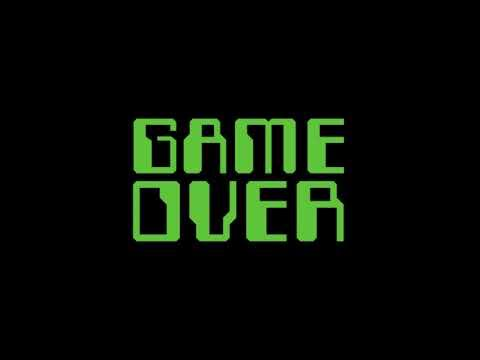
#> input picture VGA Lab 5/gameOver.jpg, 480 x 360 px
$ python imageToGlyphs.py gameOver.jpg out.png
#> lines starting #> are read from the running program, lines starting #| are printed output that depends on the picture; after the words box and inside, x2 and y2 are one past the last pixel; in counts of white or black regions, pixels touching at a corner belong together
#!/usr/bin/env python3
from PIL import Image
import sys

def imageToGlyphs(image_path, output_file="font8x8.hex"):
    # Open the image
#> called with image_path = 'gameOver.jpg', output_file = 'out.png'
    img = Image.open(image_path).convert("L")  # convert to grayscale
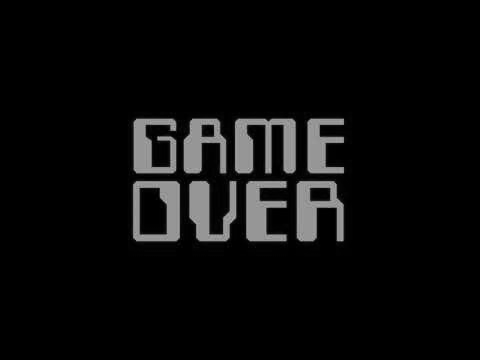
#> img: PIL image 480x360 L; min 0, max 180, mean 11.5
    width, height = img.size
#> width = 480; height = 360

    # Ensure width and height are multiples of 8
    if width % 8 != 0 or height % 8 != 0:
        print(f"Image size ({width}x{height}) is not divisible by 8. Resizing...")
        new_width = (width // 8) * 8
        new_height = (height // 8) * 8
        img = img.resize((new_width, new_height), Image.NEAREST)
        width, height = img.size

    # Convert image to 1-bit (black & white)
    img = img.point(lambda p: 0 if p < 128 else 1, mode="1")
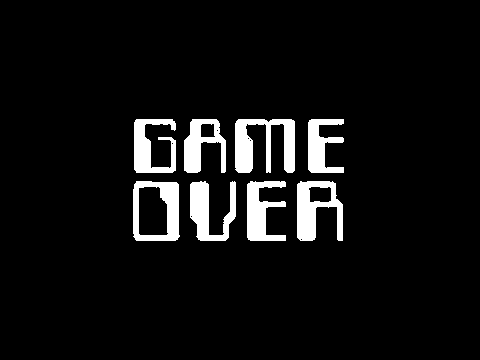
#> img: PIL image 480x360 1; 6.6% white; 8 white regions, largest, box (x1, y1, x2, y2) and area: (235, 119, 295, 173) 1859, (297, 181, 343, 241) 1577, (133, 181, 180, 241) 1463

    glyphs = []

    # Process each 8x8 block
    for y_block in range(0, height, 8):
        for x_block in range(0, width, 8):
            glyph = []
            for row in range(8):
                byte = 0
                for col in range(8):
                    pixel = img.getpixel((x_block + col, y_block + row))
                    byte |= (pixel & 1) << (7 - col)
                glyph.append(byte)
            glyphs.append(glyph)
#> after the loop, glyphs = 2700 items, first 6: [0, 0, 0, 0, 0, 0, 0, 0], [0, 0, 0, 0, 0, 0, 0, 0], [0, 0, 0, 0, 0, 0, 0, 0], [0, 0, 0, 0, 0, 0, 0, 0], [0, 0, 0, 0, 0, 0, 0, 0], [0, 0, 0, 0, 0, 0, 0, 0]

    # Write to hex file
    with open(output_file, "w") as f:
        for glyph in glyphs:
            for row in glyph:
                f.write(f"{row:02X}\n")

    print(f"Done! {len(glyphs)} glyphs written to {output_file}")
#| Done! 2700 glyphs written to out.png

if __name__ == "__main__":
    if len(sys.argv) < 2:
        print("Usage: python3 imageToGlyphs.py input.png [output.hex]")
        sys.exit(1)
    input_image = sys.argv[1]
    output_file = sys.argv[2] if len(sys.argv) >= 3 else "font8x8.hex"
    imageToGlyphs(input_image, output_file)
